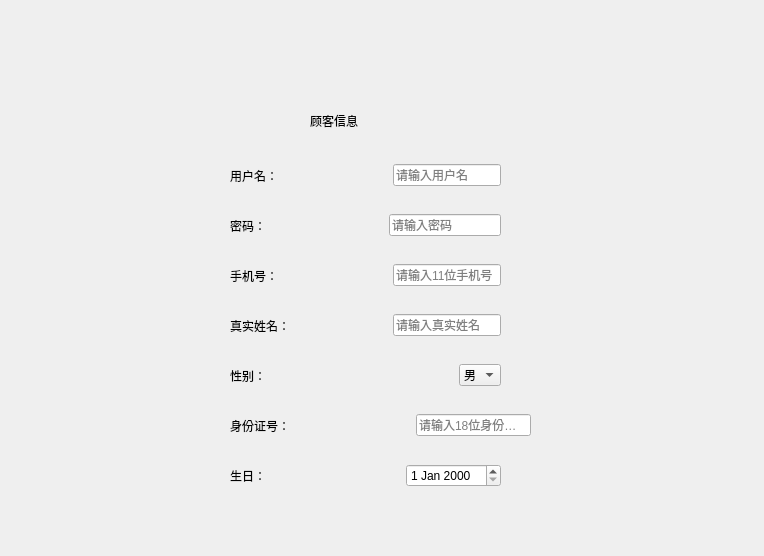
<?xml version="1.0" encoding="UTF-8"?>
<ui version="4.0">
 <class>customerRegister</class>
 <widget class="QDialog" name="customerRegister">
  <property name="geometry">
   <rect>
    <x>0</x>
    <y>0</y>
    <width>764</width>
    <height>556</height>
   </rect>
  </property>
  <property name="windowTitle">
   <string>Dialog</string>
  </property>
  <widget class="QWidget" name="layoutWidget_4">
   <property name="geometry">
    <rect>
     <x>230</x>
     <y>310</y>
     <width>271</width>
     <height>31</height>
    </rect>
   </property>
   <layout class="QHBoxLayout" name="horizontalLayout_5">
    <item>
     <widget class="QLabel" name="nameLabel">
      <property name="text">
       <string>真实姓名： </string>
      </property>
     </widget>
    </item>
    <item>
     <spacer name="horizontalSpacer_5">
      <property name="orientation">
       <enum>Qt::Horizontal</enum>
      </property>
      <property name="sizeHint" stdset="0">
       <size>
        <width>40</width>
        <height>20</height>
       </size>
      </property>
     </spacer>
    </item>
    <item>
     <widget class="QLineEdit" name="nameInput">
      <property name="placeholderText">
       <string>请输入真实姓名</string>
      </property>
     </widget>
    </item>
   </layout>
  </widget>
  <widget class="QWidget" name="layoutWidget_2">
   <property name="geometry">
    <rect>
     <x>230</x>
     <y>360</y>
     <width>271</width>
     <height>31</height>
    </rect>
   </property>
   <layout class="QHBoxLayout" name="horizontalLayout_7">
    <item>
     <widget class="QLabel" name="sexLabel">
      <property name="text">
       <string>性别： </string>
      </property>
     </widget>
    </item>
    <item>
     <spacer name="horizontalSpacer_6">
      <property name="orientation">
       <enum>Qt::Horizontal</enum>
      </property>
      <property name="sizeHint" stdset="0">
       <size>
        <width>40</width>
        <height>20</height>
       </size>
      </property>
     </spacer>
    </item>
    <item>
     <widget class="QComboBox" name="sexComboBox">
      <item>
       <property name="text">
        <string>男</string>
       </property>
      </item>
      <item>
       <property name="text">
        <string>女</string>
       </property>
      </item>
     </widget>
    </item>
   </layout>
  </widget>
  <widget class="QWidget" name="layoutWidget_7">
   <property name="geometry">
    <rect>
     <x>230</x>
     <y>460</y>
     <width>271</width>
     <height>31</height>
    </rect>
   </property>
   <layout class="QHBoxLayout" name="horizontalLayout_8">
    <item>
     <widget class="QLabel" name="birthdayLabel">
      <property name="text">
       <string>生日： </string>
      </property>
     </widget>
    </item>
    <item>
     <spacer name="horizontalSpacer_8">
      <property name="orientation">
       <enum>Qt::Horizontal</enum>
      </property>
      <property name="sizeHint" stdset="0">
       <size>
        <width>40</width>
        <height>20</height>
       </size>
      </property>
     </spacer>
    </item>
    <item>
     <widget class="QDateEdit" name="dateEdit"/>
    </item>
   </layout>
  </widget>
  <widget class="QWidget" name="layoutWidget_6">
   <property name="geometry">
    <rect>
     <x>230</x>
     <y>260</y>
     <width>271</width>
     <height>31</height>
    </rect>
   </property>
   <layout class="QHBoxLayout" name="horizontalLayout_4">
    <item>
     <widget class="QLabel" name="phonenumLabel">
      <property name="text">
       <string>手机号： </string>
      </property>
     </widget>
    </item>
    <item>
     <spacer name="horizontalSpacer_4">
      <property name="orientation">
       <enum>Qt::Horizontal</enum>
      </property>
      <property name="sizeHint" stdset="0">
       <size>
        <width>40</width>
        <height>20</height>
       </size>
      </property>
     </spacer>
    </item>
    <item>
     <widget class="QLineEdit" name="phonenumInput">
      <property name="placeholderText">
       <string>请输入11位手机号</string>
      </property>
     </widget>
    </item>
   </layout>
  </widget>
  <widget class="QWidget" name="layoutWidget_8">
   <property name="geometry">
    <rect>
     <x>230</x>
     <y>160</y>
     <width>271</width>
     <height>31</height>
    </rect>
   </property>
   <layout class="QHBoxLayout" name="horizontalLayout_2">
    <item>
     <widget class="QLabel" name="usernameLabel">
      <property name="text">
       <string>用户名： </string>
      </property>
     </widget>
    </item>
    <item>
     <spacer name="horizontalSpacer_2">
      <property name="orientation">
       <enum>Qt::Horizontal</enum>
      </property>
      <property name="sizeHint" stdset="0">
       <size>
        <width>40</width>
        <height>20</height>
       </size>
      </property>
     </spacer>
    </item>
    <item>
     <widget class="QLineEdit" name="usernameInput">
      <property name="placeholderText">
       <string>请输入用户名</string>
      </property>
     </widget>
    </item>
   </layout>
  </widget>
  <widget class="QWidget" name="layoutWidget_3">
   <property name="geometry">
    <rect>
     <x>230</x>
     <y>210</y>
     <width>271</width>
     <height>31</height>
    </rect>
   </property>
   <layout class="QHBoxLayout" name="horizontalLayout_3">
    <item>
     <widget class="QLabel" name="passwordLabel">
      <property name="text">
       <string>密码： </string>
      </property>
     </widget>
    </item>
    <item>
     <spacer name="horizontalSpacer_3">
      <property name="orientation">
       <enum>Qt::Horizontal</enum>
      </property>
      <property name="sizeHint" stdset="0">
       <size>
        <width>40</width>
        <height>20</height>
       </size>
      </property>
     </spacer>
    </item>
    <item>
     <widget class="QLineEdit" name="passwordInput">
      <property name="placeholderText">
       <string>请输入密码</string>
      </property>
     </widget>
    </item>
   </layout>
  </widget>
  <widget class="QWidget" name="layoutWidget_5">
   <property name="geometry">
    <rect>
     <x>230</x>
     <y>410</y>
     <width>301</width>
     <height>31</height>
    </rect>
   </property>
   <layout class="QHBoxLayout" name="horizontalLayout_6">
    <item>
     <widget class="QLabel" name="idLabel">
      <property name="text">
       <string>身份证号： </string>
      </property>
     </widget>
    </item>
    <item>
     <spacer name="horizontalSpacer_7">
      <property name="orientation">
       <enum>Qt::Horizontal</enum>
      </property>
      <property name="sizeHint" stdset="0">
       <size>
        <width>40</width>
        <height>20</height>
       </size>
      </property>
     </spacer>
    </item>
    <item>
     <widget class="QLineEdit" name="idInput">
      <property name="placeholderText">
       <string>请输入18位身份证号</string>
      </property>
     </widget>
    </item>
   </layout>
  </widget>
  <widget class="QLabel" name="label">
   <property name="geometry">
    <rect>
     <x>310</x>
     <y>100</y>
     <width>151</width>
     <height>41</height>
    </rect>
   </property>
   <property name="styleSheet">
    <string notr="true">font: 25 20pt &quot;3ds Light&quot;;</string>
   </property>
   <property name="text">
    <string>顾客信息</string>
   </property>
  </widget>
 </widget>
 <resources/>
 <connections/>
</ui>
